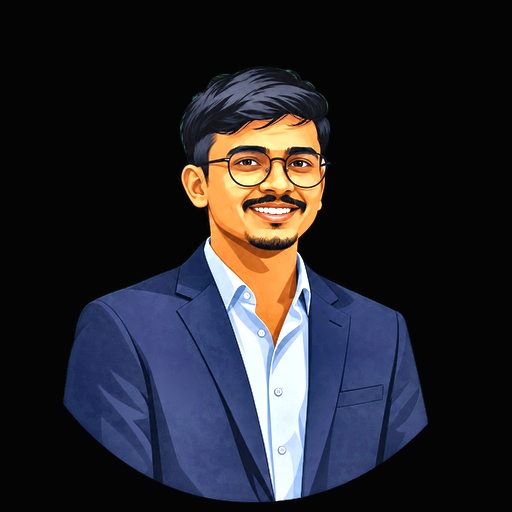
#> input picture source-prepped.png, 512 x 512 px
$ python -i prep_photo.py   (imports and definitions only)
#> lines starting #> are read from the running program, lines starting #| are printed output that depends on the picture
#!/usr/bin/env python3
"""
prep_photo.py  –  Remove background + boost local contrast (CLAHE).
Usage:
    python scripts/prep_photo.py <input_image> <output_png>

Outputs a 512×512 RGBA PNG ready for make_ascii_svg.py.
"""
import sys, pathlib, numpy as np
from PIL import Image
import cv2

# ── CONFIG ──────────────────────────────────────────────────────────────
TARGET_SIZE   = (512, 512)   # output canvas size (px)
CLAHE_CLIP    = 2.5          # CLAHE clip limit  (1–8; higher = more contrast)
CLAHE_GRID    = (8, 8)       # CLAHE tile grid size
GAMMA         = 1.0          # pre-CLAHE gamma correction (1.0 = off)
FACE_BRIGHT   = 1.15         # mild luminance boost for face region
# ── END CONFIG ──────────────────────────────────────────────────────────

# [4 lines left out: function gamma_correct, not called in this run]

def apply_clahe(img_rgb: np.ndarray) -> np.ndarray:
    lab = cv2.cvtColor(img_rgb, cv2.COLOR_RGB2LAB)
#> lab: shape (512, 512, 3); mean of channels 0, 1, 2 39.6, 131.3, 124.3
    clahe = cv2.createCLAHE(clipLimit=CLAHE_CLIP, tileGridSize=CLAHE_GRID)
    lab[..., 0] = clahe.apply(lab[..., 0])
#> lab: shape (512, 512, 3); mean of channels 0, 1, 2 45.9, 131.3, 124.3
    return cv2.cvtColor(lab, cv2.COLOR_LAB2RGB)
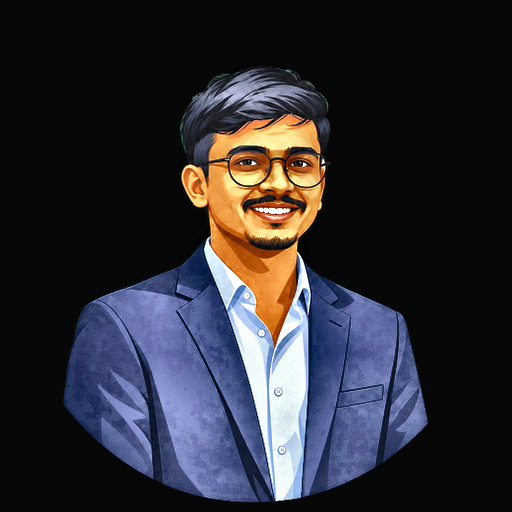
#> returned value: shape (512, 512, 3); mean R, G, B 44.2, 43.8, 50.6

# [43 lines left out: functions remove_bg, main, not called in this run]

# [2 lines not run here, left out]

>>> import cv2
>>> picture = cv2.cvtColor(cv2.imread('../source-prepped.png'), cv2.COLOR_BGR2RGB)
>>> result = apply_clahe(picture)
